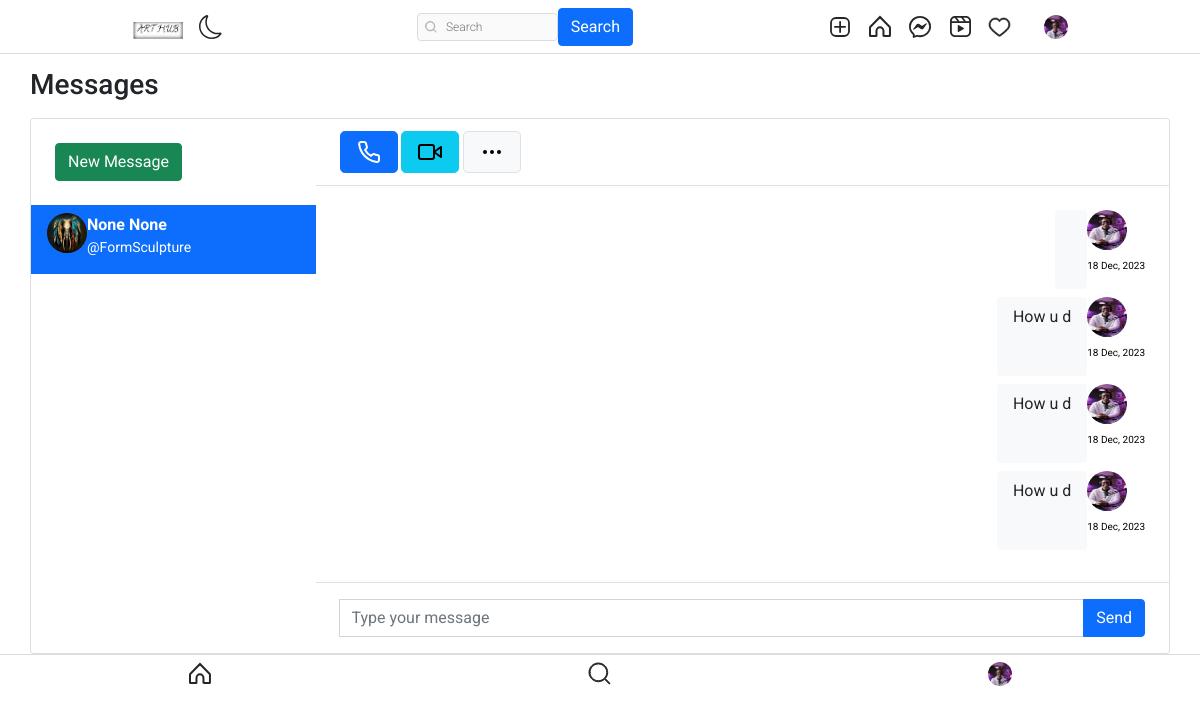
The app's page /message/ (signed in), older data.
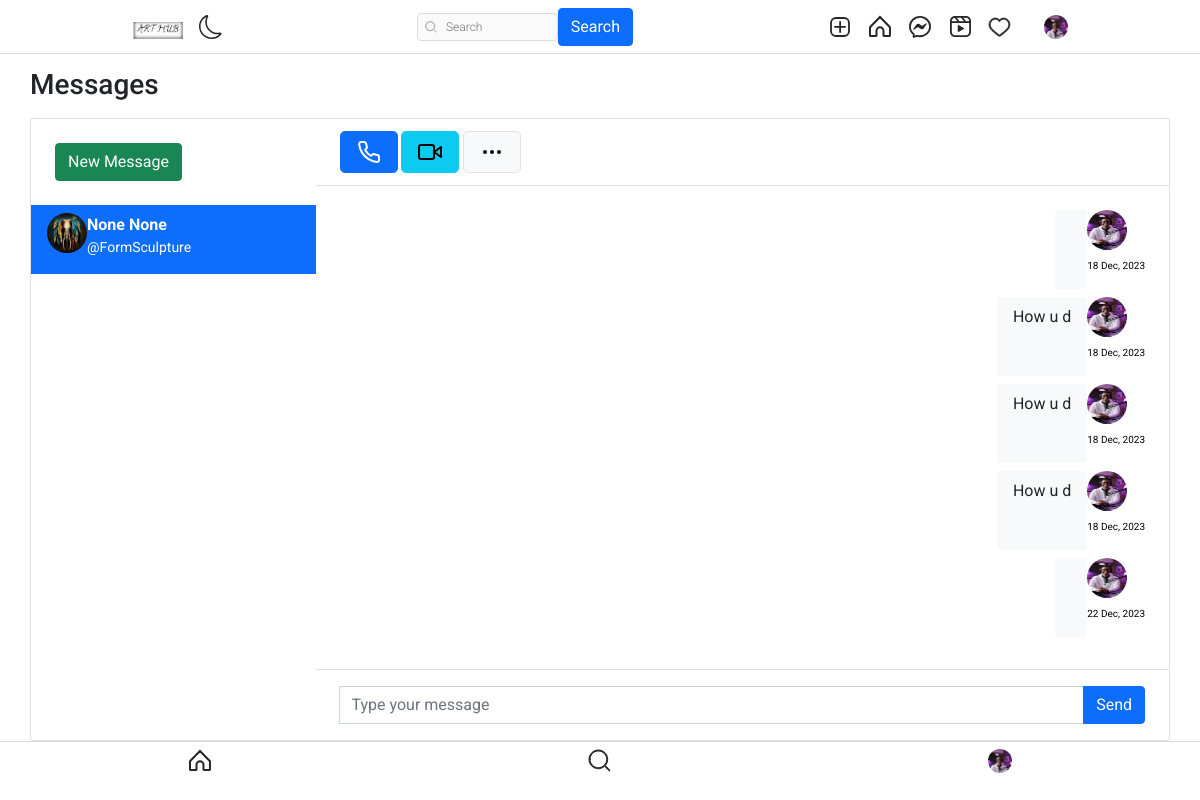
The same page, newer data.
### authy/models.py (models this page shows, shortened)
class Profile(models.Model):
    user = models.OneToOneField(User, related_name='profile', on_delete=models.CASCADE)
    image = models.ImageField(upload_to="profile_pciture", null=True, default="default.jpg")
    first_name = models.CharField(max_length=200, null=True, blank=True)
    last_name = models.CharField(max_length=200, null=True, blank=True)
    bio = models.CharField(max_length=200, null=True, blank=True)
    location = models.CharField(max_length=200, null=True, blank=True)
    url = models.URLField(max_length=200, null=True, blank=True)
    favourite = models.ManyToManyField(Post, blank=True)

### directs/models.py (models this page shows, shortened)
class Message(models.Model):
    user = models.ForeignKey(User, on_delete=models.CASCADE, related_name="user")
    sender = models.ForeignKey(User, on_delete=models.CASCADE, related_name="from_user")
    reciepient = models.ForeignKey(User, on_delete=models.CASCADE, related_name="to_user")
    body = models.TextField(null=True)
    date = models.DateTimeField(auto_now_add=True)
    is_read = models.BooleanField(default=False)
    def get_message(user):
        users = []
        messages = Message.objects.filter(user=user).values('reciepient').annotate(last=Max('date')).order_by('-last')
        for message in messages:
            users.append({
                'user': User.objects.get(pk=message['reciepient']),
                'last': message['last'],
                'unread': Message.objects.filter(user=user, reciepient__pk=message['reciepient'], is_read=False).count()
            })
        return users

### directs/views.py (the view)
# urls.py: path('', inbox, name="message"),
@login_required
def inbox(request):
    user = request.user
    messages = Message.get_message(user=request.user)
    active_direct = None
    directs = None
    profile = get_object_or_404(Profile, user=user)
    if messages:
        message = messages[0]
        active_direct = message['user'].username
        directs = Message.objects.filter(user=request.user, reciepient=message['user'])
        directs.update(is_read=True)
        for message in messages:
            if message['user'].username == active_direct:
                message['unread'] = 0
    context = {
        'directs':directs,
        'messages': messages,
        'active_direct': active_direct,
        'profile': profile,
    }
    return render(request, 'directs/direct.html', context)

### templates/directs/direct.html (shortened to what this page needs)
{% extends 'base.html' %}
{% load static %}
{% block content %}
<head>
	<link href="https://cdn.jsdelivr.net/npm/bootstrap@5.1.3/dist/css/bootstrap.min.css" rel="stylesheet">
</head>
<br><br>
<main class="conetent">
    <div class="container p-0">
		<h1 class="h3 mb-3">Messages</h1>
		<div class="card">
			<div class="row g-0">
				<div class="col-12 col-lg-12 col-xl-3 border-right chat-messages" >
					<div class="px-4 d-none d-md-block">
						<div class="d-flex align-items-center">
							<div class="flex-grow-1">
								<a href="{% url 'search-users' %}" class="btn btn-success mt-4 mb-4">New Message</a>
							</div>
						</div>
					</div>
					{% for message in messages %}
					<a href="{% url 'directs' message.user.username %}" class="list-group-item list-group-item-action border-0 {% if active_direct == message.user.username %}active{% endif %}">
						<div class="d-flex align-items-start pb-2">
								<img src="{{ message.user.profile.image.url }}" class="rounded-circle mr-1" alt="img" width="40" height="40">
							<div class="flex-grow-1 ml-6">
								<b>{{message.user.profile.first_name}} {{message.user.profile.last_name}}</b>
								<div class="small"> @{{message.user.username}}</div>
							</div>
						</div>
					</a>
					{% endfor %}
				</div>
				<div class="col-12 col-lg-7 col-xl-9">
					<div class="py-2 px-4 border-bottom d-none d-lg-block">
						<div class="d-flex align-items-center py-1">
							<div>
								<button class="btn btn-primary btn-lg mr-1 px-3"></button>
								<button class="btn btn-info btn-lg mr-1 px-3 d-none d-md-inline-block"></button>
								<button class="btn btn-light border btn-lg px-3"></button>
							</div>
						</div>
					</div>
					<div class="position-relative">
						<div class="chat-messages p-4">
									{% for direct in directs %}
										{% if direct.sender == request.user %}
											<div class="chat-message-right pb-2">
												<div>
													<a href=""><img src="{{ direct.sender.profile.image.url }}" class="rounded-circle mr-1" alt="img" width="40" height="40"></a>
													<div class="text-muted small text-nowrap mt-2" style="font-size:10px; color: rgba(180, 180, 180, 0);"><p style="font-size:10px; color: black;">{{direct.date|date:"d M, Y"}}</p></div>
												</div>
												<div class="flex-shrink-1 bg-light rounded py-2 px-3 ml-3">
													{{direct.body}}
												</div>
											</div>
										{% endif %}
									{% endfor %}
						</div>
					</div>
						<div class="flex-grow-0 py-3 px-4 border-top">
							<form method="POST" action="{% url 'send-directs' %}">
								<div class="input-group">
									<input name="body" type="text" class="form-control" placeholder="Type your message">
									<button class="btn btn-primary" type="submit">Send</button>
								</div>
							</form>
						</div>
				</div>
			</div>
		</div>
	</div>
</main>
</html>
{% endblock content %}

### templates/base.html (shortened to what this page needs)
{% load static %}
<!DOCTYPE html>
<html lang="en">
<head>
</head>
    <link rel="stylesheet" href="https://cdn.jsdelivr.net/npm/bootstrap-icons@1.8.1/font/bootstrap-icons.css">
    <link href="https://cdn.jsdelivr.net/npm/bootstrap@5.1.3/dist/css/bootstrap.min.css" rel="stylesheet">
    <link rel="stylesheet" type="text/css" href="{% static 'assets1/style.css' %}">
</head>
<body>
    <header class="header">
        <nav class="header__content">
            <div class="header__buttons">
                <a href="{% url 'index' %}" class="header__home">
                    <img width="50" src="{% static 'assets2/images/brand.jpg' %}">
                </a>
                <button class="header__theme-button" title="Toggle Theme">
                </button>
            </div>
            <form action="{% url 'search-users' %}" method="GET">
                <div class="header__search">
                    <input type="text" placeholder="Search" name="q" value="{{ request.GET.q }}">
                    <button class="btn btn-primary" type="submit">Search</button>
                </div>
            </form>
            <div class="header__buttons header__buttons--desktop">
                <a href="{% url 'newpost' %}">
                </a>
                <a href="{% url 'index' %}">
                </a>
                <a href="{% url 'message' %}">
                </a>
                <a href="#">
                </a>
                <span>
                    <a href="{% url 'show-notification' %}">
                    </a>
                </span>
                <a href="">
                    <button class="profile-button">
                        <a href="{% url 'profile' request.user %}">
                            <div class="profile-button__picture">
                                <img src="{{request.user.profile.image.url}}" alt="User Picture">
                            </div>
                        </a>
                    </button>
                </a>
            </div>
        </nav>
    </header>
    {% block content %}
    {% endblock content %}
    <nav class="navbar">
        <a href="/" class="navbar__button">
        </a>
        <a href="{% url 'search-users'  %}" class="navbar__button">
        </a>
        <a href="{% url 'profile' request.user %}" class="navbar__button profile-button">
            <div class="profile-button__picture">
                <img src="{{request.user.profile.image.url}}" alt="User Picture">
            </div>
        </a>
    </nav>
</body>
</html>

### static/assets1/style.css (style rules this page uses)
*, *::after, *::before { box-sizing: border-box; margin: 0; padding: 0; }
*, button, input, select, textarea { font-family: 'Roboto', sans-serif; }
:root { --primary: hsl(0, 0%, 100%); --secondary: hsl(0, 0%, 98%); --border: hsl(0, 0%, 86%); --story-border: hsl(0, 0%, 78%); --img-border: hsla(0, 0%, 0%, 0.1); --text-dark: hsl(0, 0%, 15%); --text-light: hsl(0, 0%, 60%); --like: hsl(355, 82%, 61%); --link: hsl(204, 100%, 48%); --header-height: 44px; --nav-height: 44px; }
body { min-height: 100vh; display: flex; flex-direction: column; overflow-y: auto; }
svg { display: block; }
img { max-width: 100%; }
.header { width: 100%; height: var(--header-height); background-color: var(--primary); display: flex; justify-content: center; position: fixed; top: 0; left: 0; z-index: 2; }
.header::after { content: ''; position: absolute; bottom: 0; width: 100%; height: 1px; background-color: var(--border); }
.header__content { width: 100%; max-width: 975px; padding: 0 14px; display: flex; justify-content: space-between; align-items: center; }
.header__home { margin-top: 5px; }
.header__theme-button { background-color: transparent; border: none; cursor: pointer; }
.header__theme-button-moon { display: unset; }
.header__search { width: 216px; height: 28px; display: none; align-items: center; position: relative; }
.header__search svg { width: 12px; height: 12px; position: absolute; left: 8px; }
.header__search input { width: 100%; height: 100%; background-color: var(--secondary); padding: 4px 10px 4px 28px; border: 1px solid var(--border); border-radius: 4px; outline: none; font-size: 12px; font-weight: 300; text-decoration: none; color: var(--text-light); text-overflow: ellipsis; overflow: hidden; white-space: nowrap; }
.header__buttons { display: flex; align-items: center; gap: 16px; }
.navbar { width: 100%; height: var(--nav-height); background-color: var(--primary); display: flex; position: fixed; bottom: 0; left: 0; z-index: 2; }
.navbar::after { content: ''; position: absolute; top: 0; width: 100%; height: 1px; background-color: var(--border); }
.navbar__button { flex: 1 0 auto; display: flex; justify-content: center; align-items: center; }
.profile-button { background-color: transparent; border: none; outline: none; cursor: pointer; position: relative; }
.profile-button__picture { width: 24px; height: 24px; border-radius: 50%; overflow: hidden; position: relative; }
.profile-button__picture::after { content: ''; position: absolute; top: 0; bottom: 0; left: 0; right: 0; border: 1px solid var(--img-border); border-radius: 50%; }
@media (min-width: 768px) { :root { --header-height: 54px; --nav-height: 0px; } }
@media (min-width: 768px) { .header__content { padding: 0 20px; } }
@media (min-width: 768px) { .header__search { display: flex; } }
@media (min-width: 768px) { .navbar { display: none; } }

### templates/directs/direct.html (style rules this page uses)
body { margin-top:20px; }
.chat-messages { display: flex; flex-direction: column; max-height: 800px; overflow-y: scroll }
.chat-message-left, .chat-message-right { display: flex; flex-shrink: 0 }
.chat-message-right { flex-direction: row-reverse; margin-left: auto }
.py-3 { padding-top: 1rem!important; padding-bottom: 1rem!important; }
.px-4 { padding-right: 1.5rem!important; padding-left: 1.5rem!important; }
.flex-grow-0 { flex-grow: 0!important; }
.border-top { border-top: 1px solid #dee2e6!important; }

Row changes from the older to the newer data that the page shows:
added Message: sender.profile.image (picture), date "22 Dec, 2023"
